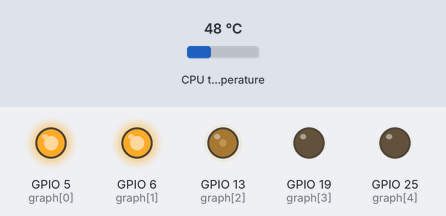
Bench run of a program on a simulated Raspberry Pi (BCM pin numbers). Shown: output pins drawn as LEDs (lit = HIGH). The test bench sets the inputs (shaded band); at power-on: CPU temperature 48 °C. What the program prints to the terminal is not drawn.

Above: at 1.2 s.
1.3 s: CPU temperature set to 31 °C
At 1.9 s:
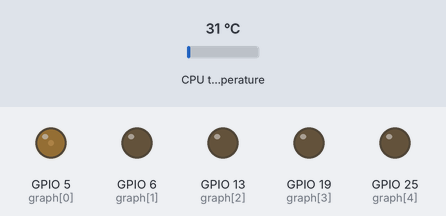
2.8 s: CPU temperature set to 44 °C
At 4.0 s:
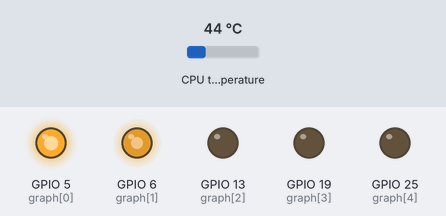
4.3 s: CPU temperature set to 58 °C
At 5.3 s:
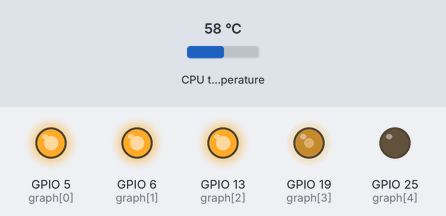
5.8 s: CPU temperature set to 49 °C
At 6.4 s:
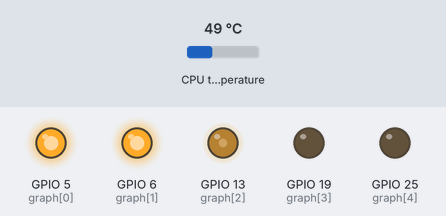
7.3 s: CPU temperature set to 51 °C
At 8.7 s:
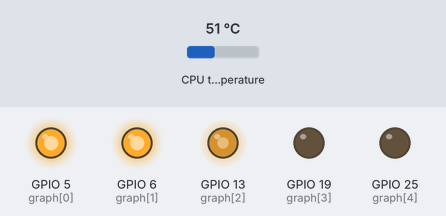
Timing chart, 0 to 9.8 s (numbered marks = the images above; inputs shaded):
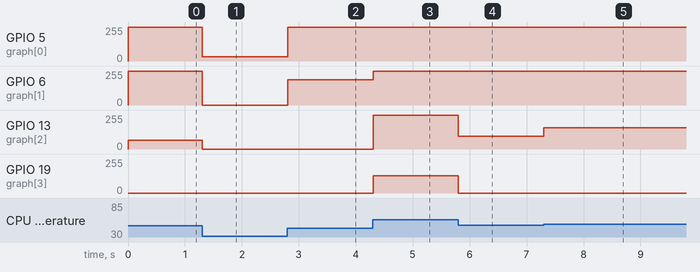

The program:

CPUTemperature_bargraph.py
```python
from gpiozero import LEDBarGraph, CPUTemperature
from signal import pause

# Use minimums and maximums that are closer to "normal" usage so the
# bar graph is a bit more "lively"
cpu = CPUTemperature(min_temp=30, max_temp=70, threshold=50)
print(cpu.is_active, cpu.value)
print('Initial temperature: {}C'.format(cpu.temperature))

# https://gpiozero.readthedocs.io/en/stable/api_boards.html?highlight=LEDBarGraph#gpiozero.LEDBarGraph
graph = LEDBarGraph(5, 6, 13, 19, 25, pwm=True)
print(graph)
print('LED on',graph.lit_count)
graph.source = cpu
print(graph.source)
#graph.value = 2/5
print(cpu.value,graph.value)
print('LED on',graph.lit_count)

pause()
```

Measured:
- after the input at 1.3 s, GPIO 5 (graph[0]): 255/255 → 32/255 at once; GPIO 6 (graph[1]): 255/255 → 0/255 at once; GPIO 13 (graph[2]): 64/255 → 0/255 at once
- after the input at 2.8 s, GPIO 5 (graph[0]): 32/255 → 255/255 at once; GPIO 6 (graph[1]): 0/255 → 191/255 at once
- after the input at 4.3 s, GPIO 6 (graph[1]): 191/255 → 255/255 at once; GPIO 13 (graph[2]): 0/255 → 255/255 at once; GPIO 19 (graph[3]): 0/255 → 128/255 at once
- after the input at 5.8 s, GPIO 13 (graph[2]): 255/255 → 96/255 at once; GPIO 19 (graph[3]): 128/255 → 0/255 at once
- after the input at 7.3 s, GPIO 13 (graph[2]): 96/255 → 159/255 at once
